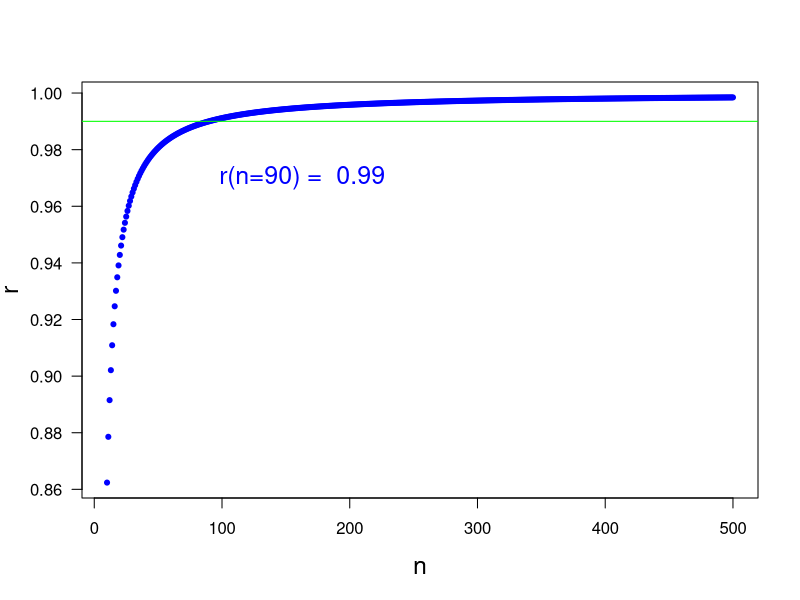

Reproduce this figure in R.
print('file: SolutionSterlingApprox.R')
# EXERCISE & SOLUTION: How good is the Stirling approximation? (10/2017)')
n = seq(10,500); L = length(n)
# lognfe = log(factorial(n))  # exact DOES NOT WORK FOR LARGE n (> 150)
z2 = numeric(L)
for(j in 1:L) {n2 = n[j]; s = 0;
for(k in 1:n2) s=s+log(k);
z2[j] = s}
Stir = n*log(n) - n        # approximation
r2 = Stir/z2
j99 = 0
for(j in 1:L) if(r2[j] < 0.99) j99 = j
n99 = n[j99]
sflag = 2
if (sflag == 2) {
  # png('Stirling171001.png',width=16,height=12,units='cm',res=300)
  plot(n,r2,type='p',lwd=3,col='blue',xlab='n',ylab='r',las=1,cex=0.4,cex.lab=1.5)
  abline(0.99,0,col='green')
  text(90,0.97,paste('r(n=90) = ',as.character(round(r2[j99+1],3))),col='blue',pos=4,cex=1.5)
  # dev.off()
}
